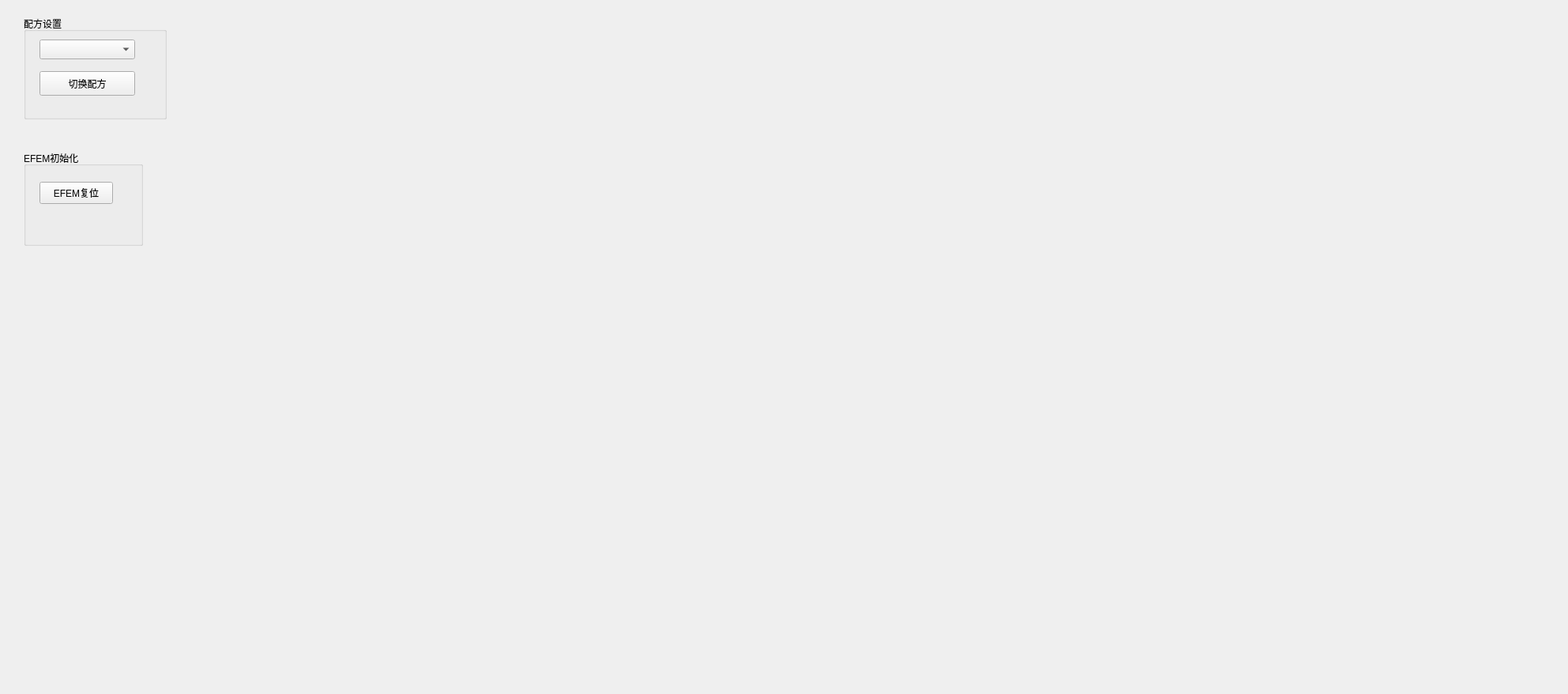
<?xml version="1.0" encoding="UTF-8"?>
<ui version="4.0">
 <class>FortrendStationStatusVTMWidget</class>
 <widget class="QWidget" name="FortrendStationStatusVTMWidget">
  <property name="geometry">
   <rect>
    <x>0</x>
    <y>0</y>
    <width>1985</width>
    <height>878</height>
   </rect>
  </property>
  <property name="windowTitle">
   <string>Form</string>
  </property>
  <property name="styleSheet">
   <string notr="true"/>
  </property>
  <widget class="TM" name="tm_widget" native="true">
   <property name="geometry">
    <rect>
     <x>350</x>
     <y>350</y>
     <width>371</width>
     <height>341</height>
    </rect>
   </property>
   <widget class="vtmrobot" name="robot_widget" native="true">
    <property name="geometry">
     <rect>
      <x>50</x>
      <y>40</y>
      <width>250</width>
      <height>250</height>
     </rect>
    </property>
   </widget>
  </widget>
  <widget class="PMGDTWidget" name="pm2_widget" native="true">
   <property name="geometry">
    <rect>
     <x>220</x>
     <y>130</y>
     <width>271</width>
     <height>321</height>
    </rect>
   </property>
  </widget>
  <widget class="QWidget" name="gridLayoutWidget">
   <property name="geometry">
    <rect>
     <x>10</x>
     <y>610</y>
     <width>101</width>
     <height>251</height>
    </rect>
   </property>
   <layout class="QGridLayout" name="gridLayoutA"/>
  </widget>
  <widget class="QWidget" name="gridLayoutWidget_2">
   <property name="geometry">
    <rect>
     <x>980</x>
     <y>630</y>
     <width>141</width>
     <height>241</height>
    </rect>
   </property>
   <layout class="QGridLayout" name="gridLayoutB"/>
  </widget>
  <widget class="QStackedWidget" name="stackedWidget">
   <property name="geometry">
    <rect>
     <x>1180</x>
     <y>10</y>
     <width>671</width>
     <height>551</height>
    </rect>
   </property>
   <property name="currentIndex">
    <number>1</number>
   </property>
   <widget class="QWidget" name="page"/>
   <widget class="QWidget" name="page_2"/>
  </widget>
  <widget class="QStackedWidget" name="center_layout">
   <property name="geometry">
    <rect>
     <x>730</x>
     <y>20</y>
     <width>451</width>
     <height>281</height>
    </rect>
   </property>
   <widget class="QWidget" name="page_3"/>
   <widget class="QWidget" name="page_4"/>
  </widget>
  <widget class="QGroupBox" name="groupBox">
   <property name="geometry">
    <rect>
     <x>30</x>
     <y>20</y>
     <width>181</width>
     <height>131</height>
    </rect>
   </property>
   <property name="title">
    <string>配方设置</string>
   </property>
   <widget class="QComboBox" name="recipe_box">
    <property name="geometry">
     <rect>
      <x>20</x>
      <y>30</y>
      <width>121</width>
      <height>25</height>
     </rect>
    </property>
    <property name="minimumSize">
     <size>
      <width>0</width>
      <height>25</height>
     </size>
    </property>
   </widget>
   <widget class="QPushButton" name="recipe_btn">
    <property name="geometry">
     <rect>
      <x>20</x>
      <y>70</y>
      <width>121</width>
      <height>31</height>
     </rect>
    </property>
    <property name="text">
     <string>切换配方</string>
    </property>
   </widget>
  </widget>
  <widget class="PMGDTWidget" name="pm1_widget" native="true">
   <property name="geometry">
    <rect>
     <x>110</x>
     <y>440</y>
     <width>271</width>
     <height>241</height>
    </rect>
   </property>
  </widget>
  <widget class="PMGDTWidget" name="pm3_widget" native="true">
   <property name="geometry">
    <rect>
     <x>510</x>
     <y>130</y>
     <width>311</width>
     <height>321</height>
    </rect>
   </property>
  </widget>
  <widget class="LoadLockA" name="loadlockA_widget" native="true">
   <property name="geometry">
    <rect>
     <x>229</x>
     <y>615</y>
     <width>261</width>
     <height>231</height>
    </rect>
   </property>
  </widget>
  <widget class="LoadLockB" name="loadlockB_widget" native="true">
   <property name="geometry">
    <rect>
     <x>520</x>
     <y>620</y>
     <width>261</width>
     <height>231</height>
    </rect>
   </property>
  </widget>
  <widget class="PMGDTWidget" name="pm4_widget" native="true">
   <property name="geometry">
    <rect>
     <x>660</x>
     <y>440</y>
     <width>271</width>
     <height>241</height>
    </rect>
   </property>
  </widget>
  <widget class="QGroupBox" name="groupBox_2">
   <property name="geometry">
    <rect>
     <x>30</x>
     <y>190</y>
     <width>151</width>
     <height>121</height>
    </rect>
   </property>
   <property name="title">
    <string>EFEM初始化</string>
   </property>
   <widget class="QPushButton" name="reset_all_btn">
    <property name="geometry">
     <rect>
      <x>20</x>
      <y>40</y>
      <width>93</width>
      <height>28</height>
     </rect>
    </property>
    <property name="text">
     <string>EFEM复位</string>
    </property>
   </widget>
  </widget>
 </widget>
 <customwidgets>
  <customwidget>
   <class>TM</class>
   <extends>QWidget</extends>
   <header location="global">tm.h</header>
   <container>1</container>
  </customwidget>
  <customwidget>
   <class>vtmrobot</class>
   <extends>QWidget</extends>
   <header location="global">vtmrobot.h</header>
   <container>1</container>
  </customwidget>
  <customwidget>
   <class>PMGDTWidget</class>
   <extends>QWidget</extends>
   <header location="global">gdt_pmwidget.h</header>
   <container>1</container>
  </customwidget>
  <customwidget>
   <class>LoadLockA</class>
   <extends>QWidget</extends>
   <header location="global">loadlockA.h</header>
   <container>1</container>
  </customwidget>
  <customwidget>
   <class>LoadLockB</class>
   <extends>QWidget</extends>
   <header location="global">loadlockB.h</header>
   <container>1</container>
  </customwidget>
 </customwidgets>
 <resources/>
 <connections/>
</ui>
